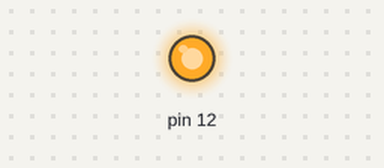
A sketch run on a simulated Arduino Uno, built with avr-gcc and run on an emulated ATmega328P. On the bench: output pins drawn as LEDs (lit = HIGH). What the sketch prints to the serial monitor is not drawn.

Above: at 11.0 s.
At 24.6 s:
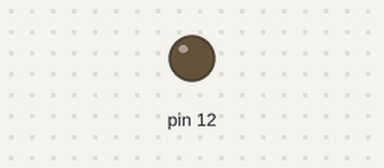
Timing chart, 0 to 35.3 s (numbered marks = the images above):
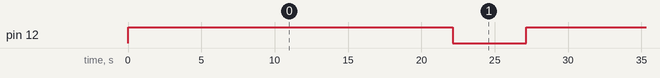

Measured:
- by itself, pin 12: alternates HIGH for 22.1 s and LOW for 5.0 s

The sketch:

sending_serial_data.ino
```cpp
void setup() {
  // put your setup code here, to run once:
  Serial.begin(250);
  pinMode(12, OUTPUT);
}

void loop() {
  digitalWrite(12, HIGH);
  Serial.write(0x01);
  Serial.write("Something something something");
  Serial.write("Something something something asd aklsnd klasdklasjkldj aklsjd klasjdkl jaskldj aklsjdklasj dklajsdkl jaskld jaklsjd lkasjd klajsd klajsdkl jaskld jaksldj klasjd klajs dkljaskldj aklssss lkIOh)O=H");
  Serial.write("Something something something asd aklsnd klasdklasjkldj aklsjd klasjdkl jaskldj aklsjdklasj dklajsdkl jaskld jaklsjd lkasjd klajsd klajsdkl jaskld jaksldj klasjd klajs dkljaskldj aklssss lkIOh)O=H");
  Serial.write("Something something something asd aklsnd klasdklasjkldj aklsjd klasjdkl jaskldj aklsjdklasj dklajsdkl jaskld jaklsjd lkasjd klajsd klajsdkl jaskld jaksldj klasjd klajs dkljaskldj aklssss lkIOh)O=H");
  digitalWrite(12, LOW);
  Serial.write(0x00);
  delay(5000);
}
```
